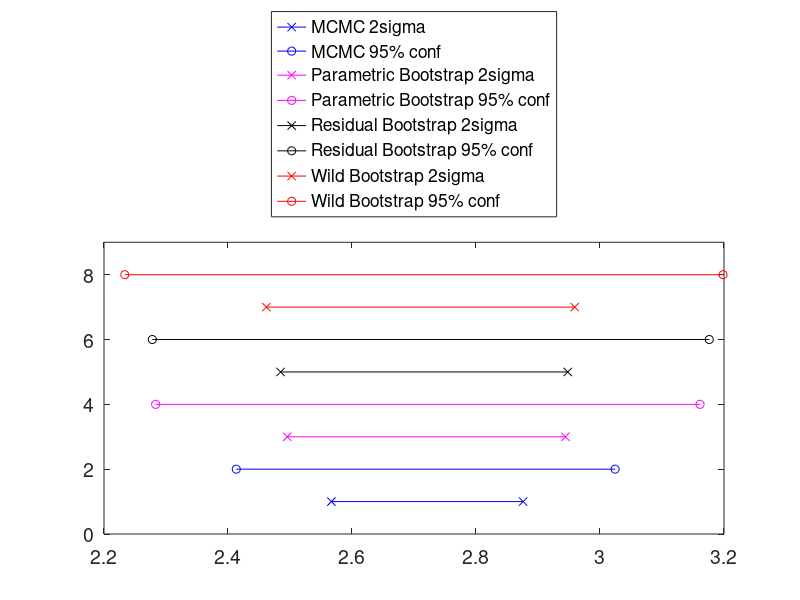
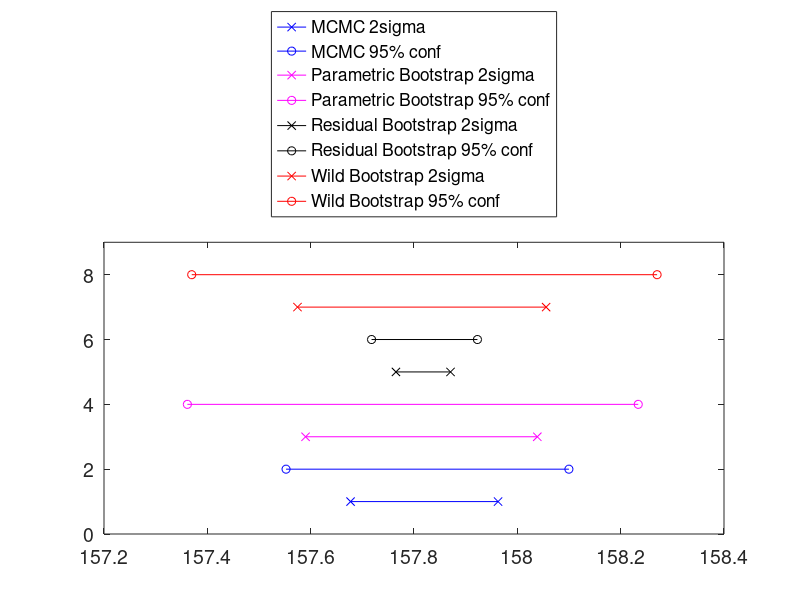
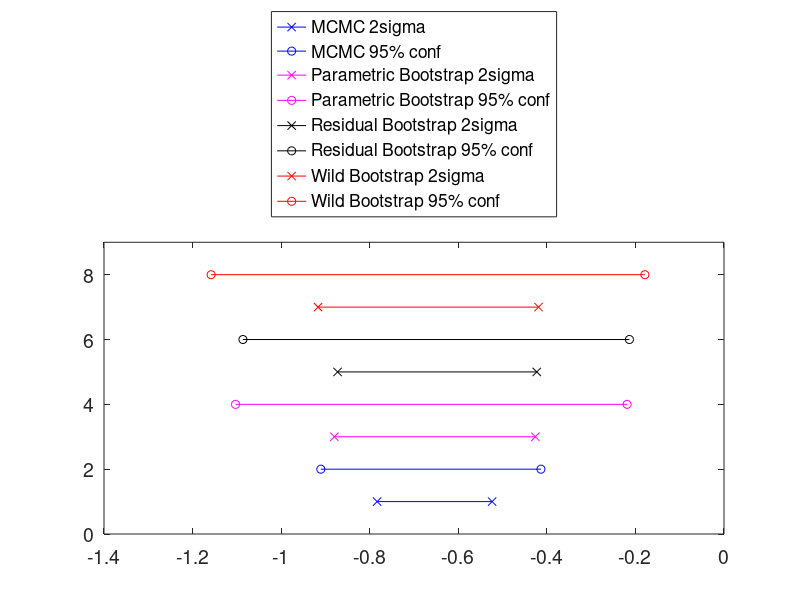
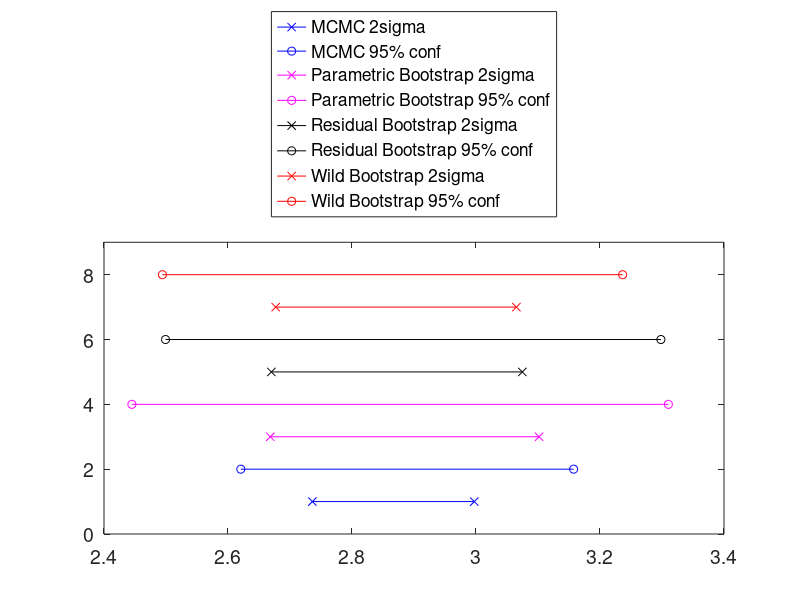

The MATLAB source for these figures, in order:
function c5PlotIntervals()

NR_PARAMS = [2, 3, 4];

load('MCMC.mat');

parBoot = load('ParBootstrapRes.mat');
resBoot = load('ResBootstrapRes.mat');
wildBoot = load('WildBootstrapRes.mat');

MODELS = 3;

c = 1; % only plot intervals for couch position 1

% MCMC
mcmc_2sigma_model1 = squeeze(two_sigma_model1(c,:,:));
mcmc_conf95_model1 = squeeze(conf_95_model1(c,:,:));
mcmc_2sigma_model2 = squeeze(two_sigma_model2(c,:,:));
mcmc_conf95_model2 = squeeze(conf_95_model2(c,:,:));
mcmc_2sigma_model3 = squeeze(two_sigma_model3(c,:,:));
mcmc_conf95_model3 = squeeze(conf_95_model3(c,:,:));

% Parametric bootstrap
par_2sigma_model1 = squeeze(parBoot.BlinRes(:,3:4,c)); %3-4 are 2sigma ranges
par_conf95_model1 = squeeze(parBoot.BlinRes(:,5:6,c)); % 5-6 are 95% conf
par_2sigma_model2 = squeeze(parBoot.Bpol2Res(:,3:4,c));
par_conf95_model2 = squeeze(parBoot.Bpol2Res(:,5:6,c));
par_2sigma_model3 = squeeze(parBoot.Bpol3Res(:,3:4,c));
par_conf95_model3 = squeeze(parBoot.Bpol3Res(:,5:6,c));

% Residual bootstrap
res_2sigma_model1 = squeeze(resBoot.BlinRes(:,3:4,c)); %3-4 are 2sigma ranges
res_conf95_model1 = squeeze(resBoot.BlinRes(:,5:6,c)); % 5-6 are 95% conf
res_2sigma_model2 = squeeze(resBoot.Bpol2Res(:,3:4,c));
res_conf95_model2 = squeeze(resBoot.Bpol2Res(:,5:6,c));
res_2sigma_model3 = squeeze(resBoot.Bpol3Res(:,3:4,c));
res_conf95_model3 = squeeze(resBoot.Bpol3Res(:,5:6,c));

% Wild bootstrap
wild_2sigma_model1 = squeeze(wildBoot.BlinRes(:,3:4,c)); %3-4 are 2sigma ranges
wild_conf95_model1 = squeeze(wildBoot.BlinRes(:,5:6,c)); % 5-6 are 95% conf
wild_2sigma_model2 = squeeze(wildBoot.Bpol2Res(:,3:4,c));
wild_conf95_model2 = squeeze(wildBoot.Bpol2Res(:,5:6,c));
wild_2sigma_model3 = squeeze(wildBoot.Bpol3Res(:,3:4,c));
wild_conf95_model3 = squeeze(wildBoot.Bpol3Res(:,5:6,c));

boot_types={'mcmc', 'par', 'res', 'wild'};
colours = ['b', 'm', 'k', 'r'];

%% model 1
for m=1:MODELS
  nr_params = NR_PARAMS(m);
  for p=1:nr_params
      h = figure
      alt = 1;
      for type=1:4
        sigma_name = sprintf('%s_2sigma_model%d', boot_types{type}, m);
        sigma = eval(sigma_name);
        spec = sprintf('%s-x', colours(type));
        plot(sigma(p,:), [alt,alt],spec);
        alt = alt + 1;
        hold on
        
        conf_name = sprintf('%s_conf95_model%d', boot_types{type}, m);
        conf = eval(conf_name);
        spec = sprintf('%s-o', colours(type));
        plot(conf(p,:), [alt,alt],spec);
        alt = alt + 1;
        hold on
      end
      
      ylim ([0 alt]);
      h_legend = legend('MCMC 2sigma','MCMC 95% conf', 'Parametric Bootstrap 2sigma', 'Parametric Bootstrap 95% conf',...
        'Residual Bootstrap 2sigma', 'Residual Bootstrap 95% conf',...
        'Wild Bootstrap 2sigma', 'Wild Bootstrap 95% conf', 'Location','NorthOutside');
      set(h_legend,'FontSize',14);
      %set(gca, 'FontName', 'Arial')
      set(gca, 'FontSize', 14)
      %legend('2 sigma Par Bootstrap', '2sigma MCMC', 'conf95ParBoot', 'conf95MCMC', 'location', 'northoutside');
      filename = sprintf('figures/params_uncertainty/c5uncert_model%d_param%d.png', m, p);
      saveas(h, filename, 'png');
  end
end


%  diag cov - 2sigma range
%   -0.166775137824368
%   -0.000000000000000
%   -0.000000000016855
%   -0.000000000018668
%   -0.000000000025459


end